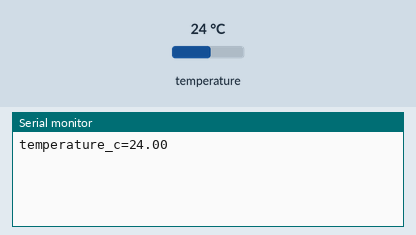
A sketch run on a simulated ESP32. Parts: the last lines printed to the serial monitor. Inputs (shaded band) come from the test bench; at power-on: temperature 24 °C.

Above: at 2.2 s.
2.3 s: temperature set to 12 °C
At 4.3 s:
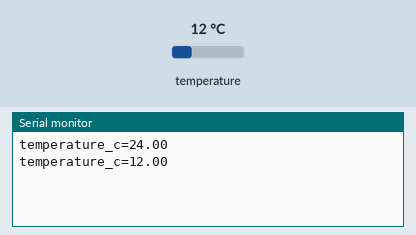
4.8 s: temperature set to 19 °C
At 6.7 s:
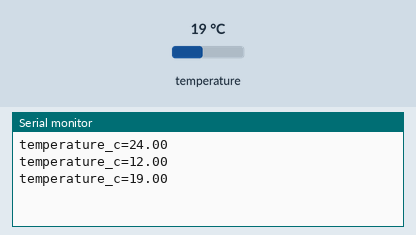
Timing chart, 0 to 8.2 s (numbered marks = the images above; inputs shaded):
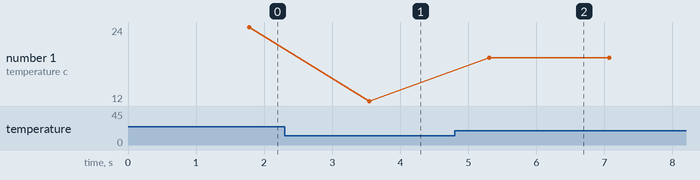

Measured:
- after the input at 2.3 s, the serial monitor: prints a new line after 1.2 s (image 1)
- after the input at 4.8 s, the serial monitor: prints a new line after 0.51 s (image 2)
- plotted number 1: 24 → 12 after the input at 2.3 s, 12 → 19 after the input at 4.8 s

The sketch:

DS18B20_Serial.ino
```cpp
#include <OneWire.h>
#include <DallasTemperature.h>
OneWire oneWire(4); DallasTemperature sensor(&oneWire);
void setup(){ Serial.begin(115200); delay(1000); sensor.begin(); }
void loop(){ sensor.requestTemperatures(); Serial.printf("temperature_c=%.2f\n",sensor.getTempCByIndex(0)); delay(1000); }
```
